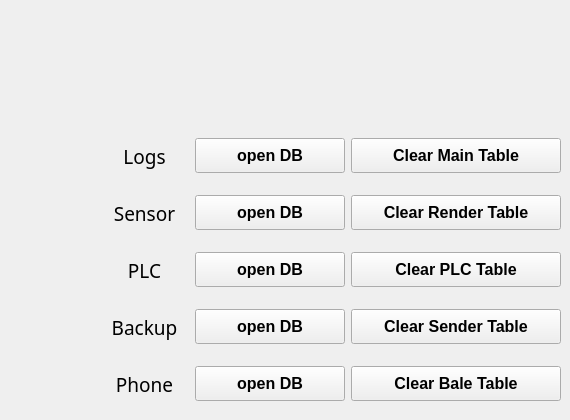
    <widget class="QWidget" name="tab_2">
     <attribute name="title">
      <string>Logs</string>
     </attribute>
     <widget class="QWidget" name="layoutWidget_6">
      <property name="geometry">
       <rect>
        <x>100</x>
        <y>130</y>
        <width>461</width>
        <height>281</height>
       </rect>
      </property>
      <layout class="QGridLayout" name="gridLayout_6">
       <item row="5" column="0">
        <widget class="QLabel" name="label_Name_Log_Phone">
         <property name="minimumSize">
          <size>
           <width>0</width>
           <height>50</height>
          </size>
         </property>
         <property name="font">
          <font>
           <family>B Nazanin</family>
           <pointsize>14</pointsize>
          </font>
         </property>
         <property name="text">
          <string>Phone</string>
         </property>
         <property name="alignment">
          <set>Qt::AlignCenter</set>
         </property>
        </widget>
       </item>
       <item row="1" column="0">
        <widget class="QLabel" name="label_Name_Log">
         <property name="minimumSize">
          <size>
           <width>0</width>
           <height>50</height>
          </size>
         </property>
         <property name="font">
          <font>
           <family>B Nazanin</family>
           <pointsize>14</pointsize>
           <weight>50</weight>
           <bold>false</bold>
          </font>
         </property>
         <property name="text">
          <string>Logs</string>
         </property>
         <property name="alignment">
          <set>Qt::AlignCenter</set>
         </property>
        </widget>
       </item>
       <item row="3" column="0">
        <widget class="QLabel" name="label_Name_Log_PLC">
         <property name="minimumSize">
          <size>
           <width>0</width>
           <height>50</height>
          </size>
         </property>
         <property name="font">
          <font>
           <family>B Nazanin</family>
           <pointsize>14</pointsize>
          </font>
         </property>
         <property name="text">
          <string>PLC</string>
         </property>
         <property name="alignment">
          <set>Qt::AlignCenter</set>
         </property>
        </widget>
       </item>
       <item row="2" column="0">
        <widget class="QLabel" name="label_Name_Log_Sensor">
         <property name="minimumSize">
          <size>
           <width>0</width>
           <height>50</height>
          </size>
         </property>
         <property name="font">
          <font>
           <family>B Nazanin</family>
           <pointsize>14</pointsize>
           <weight>50</weight>
           <bold>false</bold>
          </font>
         </property>
         <property name="text">
          <string>Sensor</string>
         </property>
         <property name="alignment">
          <set>Qt::AlignCenter</set>
         </property>
        </widget>
       </item>
       <item row="4" column="0">
        <widget class="QLabel" name="label_Name_Log_Backup">
         <property name="minimumSize">
          <size>
           <width>0</width>
           <height>50</height>
          </size>
         </property>
         <property name="font">
          <font>
           <family>B Nazanin</family>
           <pointsize>14</pointsize>
          </font>
         </property>
         <property name="text">
          <string>Backup</string>
         </property>
         <property name="alignment">
          <set>Qt::AlignCenter</set>
         </property>
        </widget>
       </item>
       <item row="1" column="1">
        <widget class="QPushButton" name="Log_Open_PB">
         <property name="sizePolicy">
          <sizepolicy hsizetype="Fixed" vsizetype="Maximum">
           <horstretch>0</horstretch>
           <verstretch>0</verstretch>
          </sizepolicy>
         </property>
         <property name="minimumSize">
          <size>
           <width>150</width>
           <height>35</height>
          </size>
         </property>
         <property name="font">
          <font>
           <pointsize>12</pointsize>
           <weight>75</weight>
           <bold>true</bold>
          </font>
         </property>
         <property name="text">
          <string>open DB</string>
         </property>
        </widget>
       </item>
       <item row="1" column="2">
        <widget class="QPushButton" name="Main_Clear_PB">
         <property name="sizePolicy">
          <sizepolicy hsizetype="Maximum" vsizetype="Maximum">
           <horstretch>0</horstretch>
           <verstretch>0</verstretch>
          </sizepolicy>
         </property>
         <property name="minimumSize">
          <size>
           <width>210</width>
           <height>35</height>
          </size>
         </property>
         <property name="font">
          <font>
           <pointsize>12</pointsize>
           <weight>75</weight>
           <bold>true</bold>
          </font>
         </property>
         <property name="text">
          <string>Clear Main Table</string>
         </property>
        </widget>
       </item>
       <item row="2" column="1">
        <widget class="QPushButton" name="Sensor_Open_PB">
         <property name="sizePolicy">
          <sizepolicy hsizetype="Fixed" vsizetype="Maximum">
           <horstretch>0</horstretch>
           <verstretch>0</verstretch>
          </sizepolicy>
         </property>
         <property name="minimumSize">
          <size>
           <width>150</width>
           <height>35</height>
          </size>
         </property>
         <property name="font">
          <font>
           <pointsize>12</pointsize>
           <weight>75</weight>
           <bold>true</bold>
          </font>
         </property>
         <property name="text">
          <string>open DB</string>
         </property>
        </widget>
       </item>
       <item row="2" column="2">
        <widget class="QPushButton" name="Render_Clear_PB">
         <property name="sizePolicy">
          <sizepolicy hsizetype="Fixed" vsizetype="Maximum">
           <horstretch>0</horstretch>
           <verstretch>0</verstretch>
          </sizepolicy>
         </property>
         <property name="minimumSize">
          <size>
           <width>210</width>
           <height>35</height>
          </size>
         </property>
         <property name="font">
          <font>
           <pointsize>12</pointsize>
           <weight>75</weight>
           <bold>true</bold>
          </font>
         </property>
         <property name="text">
          <string>Clear Render Table</string>
         </property>
        </widget>
       </item>
       <item row="3" column="1">
        <widget class="QPushButton" name="PLC_Open_PB">
         <property name="sizePolicy">
          <sizepolicy hsizetype="Fixed" vsizetype="Maximum">
           <horstretch>0</horstretch>
           <verstretch>0</verstretch>
          </sizepolicy>
         </property>
         <property name="minimumSize">
          <size>
           <width>150</width>
           <height>35</height>
          </size>
         </property>
         <property name="font">
          <font>
           <pointsize>12</pointsize>
           <weight>75</weight>
           <bold>true</bold>
          </font>
         </property>
         <property name="text">
          <string>open DB</string>
         </property>
        </widget>
       </item>
       <item row="3" column="2">
        <widget class="QPushButton" name="PLC_Clear_PB">
         <property name="sizePolicy">
          <sizepolicy hsizetype="Maximum" vsizetype="Maximum">
           <horstretch>0</horstretch>
           <verstretch>0</verstretch>
          </sizepolicy>
         </property>
         <property name="minimumSize">
          <size>
           <width>210</width>
           <height>35</height>
          </size>
         </property>
         <property name="font">
          <font>
           <pointsize>12</pointsize>
           <weight>75</weight>
           <bold>true</bold>
          </font>
         </property>
         <property name="text">
          <string>Clear PLC Table</string>
         </property>
        </widget>
       </item>
       <item row="4" column="2">
        <widget class="QPushButton" name="Sender_Clear_PB">
         <property name="sizePolicy">
          <sizepolicy hsizetype="Fixed" vsizetype="Maximum">
           <horstretch>0</horstretch>
           <verstretch>0</verstretch>
          </sizepolicy>
         </property>
         <property name="minimumSize">
          <size>
           <width>210</width>
           <height>35</height>
          </size>
         </property>
         <property name="font">
          <font>
           <pointsize>12</pointsize>
           <weight>75</weight>
           <bold>true</bold>
          </font>
         </property>
         <property name="text">
          <string>Clear Sender Table</string>
         </property>
        </widget>
       </item>
       <item row="4" column="1">
        <widget class="QPushButton" name="Backup_Open_PB">
         <property name="sizePolicy">
          <sizepolicy hsizetype="Fixed" vsizetype="Maximum">
           <horstretch>0</horstretch>
           <verstretch>0</verstretch>
          </sizepolicy>
         </property>
         <property name="minimumSize">
          <size>
           <width>150</width>
           <height>35</height>
          </size>
         </property>
         <property name="font">
          <font>
           <pointsize>12</pointsize>
           <weight>75</weight>
           <bold>true</bold>
          </font>
         </property>
         <property name="text">
          <string>open DB</string>
         </property>
        </widget>
       </item>
       <item row="5" column="2">
        <widget class="QPushButton" name="Bale_Clear_PB">
         <property name="sizePolicy">
          <sizepolicy hsizetype="Maximum" vsizetype="Maximum">
           <horstretch>0</horstretch>
           <verstretch>0</verstretch>
          </sizepolicy>
         </property>
         <property name="minimumSize">
          <size>
           <width>210</width>
           <height>35</height>
          </size>
         </property>
         <property name="font">
          <font>
           <pointsize>12</pointsize>
           <weight>75</weight>
           <bold>true</bold>
          </font>
         </property>
         <property name="text">
          <string>Clear Bale Table</string>
         </property>
        </widget>
       </item>
       <item row="5" column="1">
        <widget class="QPushButton" name="Phone_Open_PB">
         <property name="sizePolicy">
          <sizepolicy hsizetype="Fixed" vsizetype="Maximum">
           <horstretch>0</horstretch>
           <verstretch>0</verstretch>
          </sizepolicy>
         </property>
         <property name="minimumSize">
          <size>
           <width>150</width>
           <height>35</height>
          </size>
         </property>
         <property name="font">
          <font>
           <pointsize>12</pointsize>
           <weight>75</weight>
           <bold>true</bold>
          </font>
         </property>
         <property name="text">
          <string>open DB</string>
         </property>
        </widget>
       </item>
      </layout>
     </widget>
    </widget>
